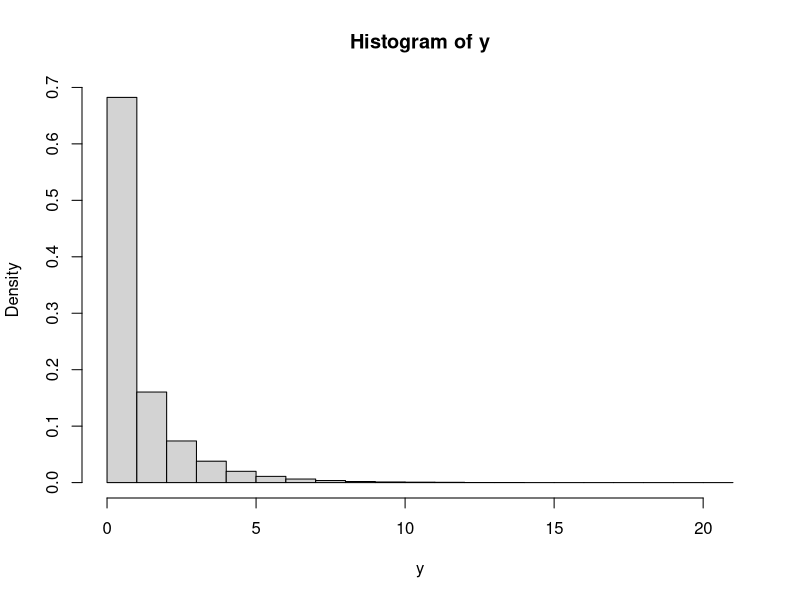

The R source for this figure:
## ---- chunk 1
knitr::opts_chunk$set(echo = TRUE)
## ---- chunk 2
# Median of the standard normal
qnorm(0.5)
# Find the IQR
qnorm(0.75) - qnorm(0.25)
# Let X be Normal(0, 10^2)
# Find the IQR
qnorm(0.75, mean=0, sd=10) - qnorm(0.25, mean=0, sd=10)
## ---- chunk 3
z = rnorm(100000)
y = z^2
# Draw a histogram
hist(y, prob=TRUE)
mean(y)
